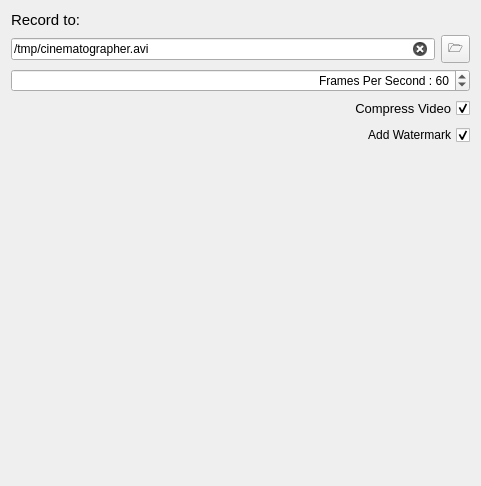
         <widget class="QWidget" name="page_4">
          <property name="geometry">
           <rect>
            <x>0</x>
            <y>0</y>
            <width>481</width>
            <height>486</height>
           </rect>
          </property>
          <attribute name="label">
           <string>Recording Parameters</string>
          </attribute>
          <layout class="QVBoxLayout" name="verticalLayout_10">
           <item>
            <layout class="QVBoxLayout" name="verticalLayout_2">
             <item>
              <widget class="QLabel" name="label">
               <property name="font">
                <font>
                 <pointsize>11</pointsize>
                </font>
               </property>
               <property name="text">
                <string>Record to:</string>
               </property>
              </widget>
             </item>
             <item>
              <layout class="QHBoxLayout" name="horizontalLayout_6">
               <item>
                <widget class="QLineEdit" name="video_output_path_line_edit">
                 <property name="toolTip">
                  <string>Path to recorded video.</string>
                 </property>
                 <property name="text">
                  <string>/tmp/cinematographer.avi</string>
                 </property>
                 <property name="placeholderText">
                  <string>Path to recorded video</string>
                 </property>
                 <property name="clearButtonEnabled">
                  <bool>true</bool>
                 </property>
                </widget>
               </item>
               <item>
                <widget class="QToolButton" name="video_output_path_tool_button">
                 <property name="toolTip">
                  <string>Open file explorer to specify path to recorded video file.</string>
                 </property>
                 <property name="text">
                  <string>🗁</string>
                 </property>
                </widget>
               </item>
              </layout>
             </item>
             <item>
              <widget class="QSpinBox" name="video_fps_spin_box">
               <property name="toolTip">
                <string>Define the number of frames per second of the resulting video. </string>
               </property>
               <property name="layoutDirection">
                <enum>Qt::LeftToRight</enum>
               </property>
               <property name="alignment">
                <set>Qt::AlignRight|Qt::AlignTrailing|Qt::AlignVCenter</set>
               </property>
               <property name="suffix">
                <string/>
               </property>
               <property name="prefix">
                <string>Frames Per Second : </string>
               </property>
               <property name="minimum">
                <number>1</number>
               </property>
               <property name="maximum">
                <number>120</number>
               </property>
               <property name="value">
                <number>60</number>
               </property>
              </widget>
             </item>
             <item>
              <widget class="QCheckBox" name="video_compressed_check_box">
               <property name="font">
                <font>
                 <pointsize>10</pointsize>
                </font>
               </property>
               <property name="toolTip">
                <string>If checked, the resulting video uses the divx codec. If not, a raw format using the FFV1 codec.</string>
               </property>
               <property name="layoutDirection">
                <enum>Qt::RightToLeft</enum>
               </property>
               <property name="text">
                <string>Compress Video</string>
               </property>
               <property name="iconSize">
                <size>
                 <width>16</width>
                 <height>16</height>
                </size>
               </property>
               <property name="checked">
                <bool>true</bool>
               </property>
              </widget>
             </item>
             <item>
              <widget class="QCheckBox" name="watermark_check_box">
               <property name="toolTip">
                <string>Adds watermark to recorded video. If you disable the watermark, please reference this tool in a comment below the video so others can find and use it as well.</string>
               </property>
               <property name="layoutDirection">
                <enum>Qt::RightToLeft</enum>
               </property>
               <property name="text">
                <string>Add Watermark</string>
               </property>
               <property name="checked">
                <bool>true</bool>
               </property>
              </widget>
             </item>
             <item>
              <spacer name="verticalSpacer_2">
               <property name="orientation">
                <enum>Qt::Vertical</enum>
               </property>
               <property name="sizeHint" stdset="0">
                <size>
                 <width>20</width>
                 <height>40</height>
                </size>
               </property>
              </spacer>
             </item>
            </layout>
           </item>
          </layout>
         </widget>
